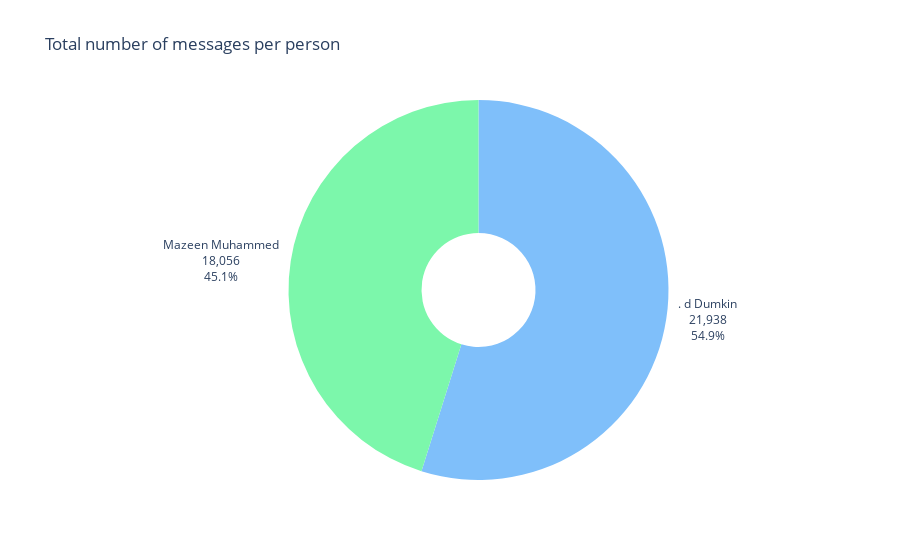

The code cell stored with this chart in its notebook:
### Code cell
fig = go.Figure()
TotalMessages = progress.groupby('Author').count().iloc[:,1:2].rename(columns = {'Message':"Total_Messages"}).sort_values('Total_Messages', ascending = False)
#TotalMessages['Percentage_Total'] = round((TotalMessages.Total_Messages/TotalMessages.Total_Messages.sum()*100),2)
colors = ['#7fbffa', '#7cf7ab']
data = [
    go.Pie( labels=TotalMessages.index, values=TotalMessages.Total_Messages, hole=.3,
      hoverinfo="label+percent+value", marker=dict(colors=colors),
           textinfo = 'label+percent+value' , textposition = 'outside')
]


fig = go.Figure(data= data)

fig.update_layout( 
    title_text='Total number of messages per person',
    plot_bgcolor='white',
    showlegend=False
)

### Figure 1 — Plotly figure (JSON) as saved in the notebook; plotly's stock layout.template omitted (floating-point values rounded to 4 significant figures)
{"data": [{"hole": 0.3, "hoverinfo": "label+percent+value", "labels": [". d Dumkin", "Mazeen Muhammed"], "marker": {"colors": ["#7fbffa", "#7cf7ab"]}, "textinfo": "label+percent+value", "textposition": "outside", "type": "pie", "values": [21938, 18056]}], "layout": {"plot_bgcolor": "white", "showlegend": false, "title": {"text": "Total number of messages per person"}}}
